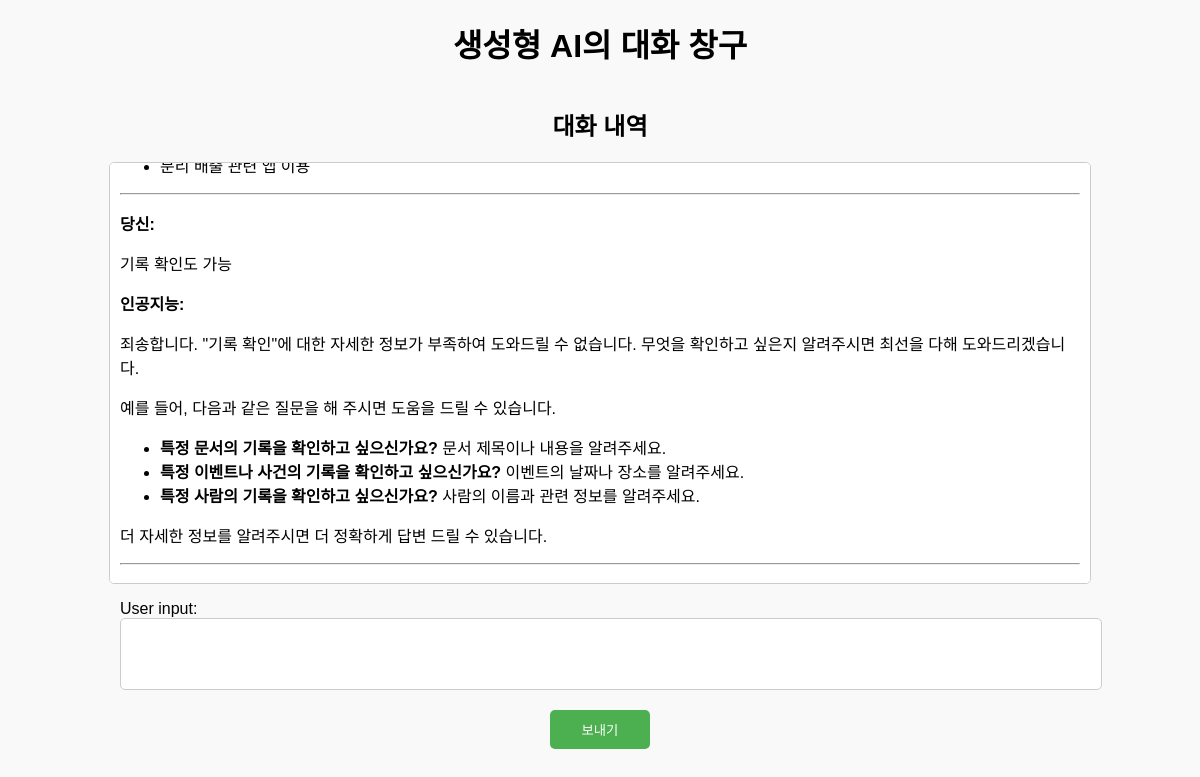
Before: /index/ with the older database file.
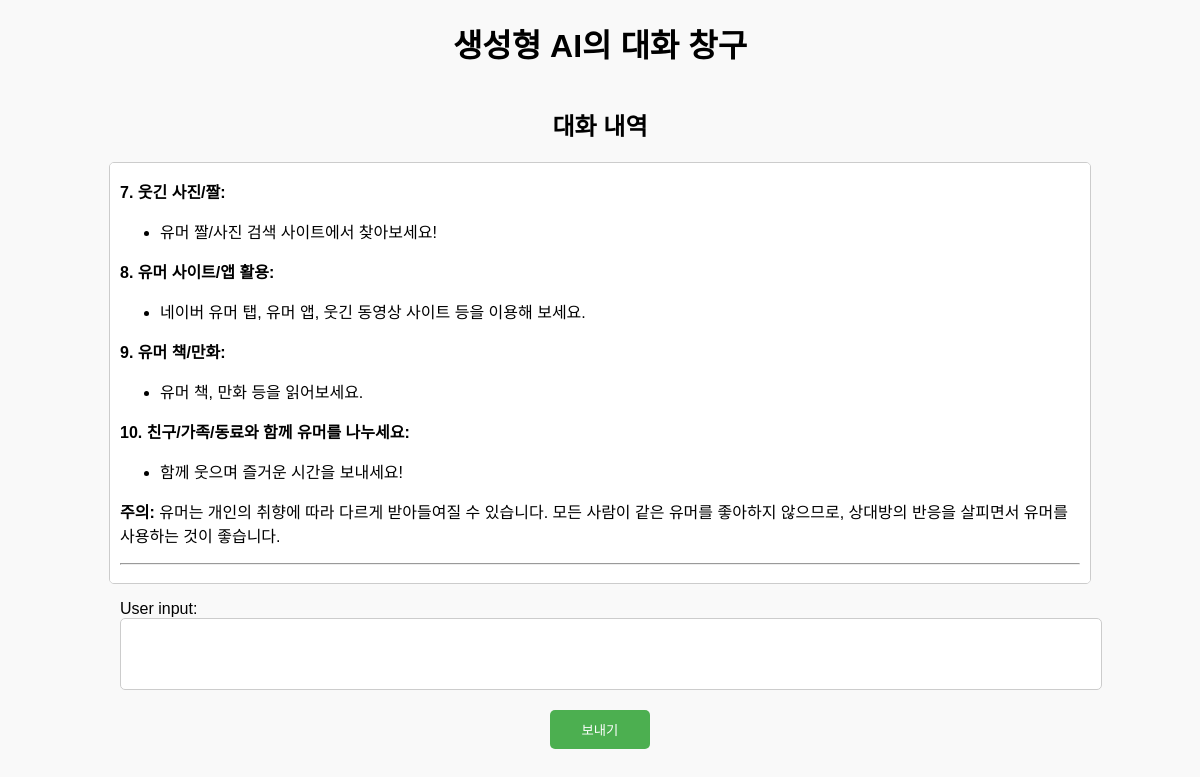
After: the same page with the newer database file.
### gptConservation/models.py (models this page shows)
class Conversation(models.Model):
    user_input = models.TextField()
    bot_response = models.TextField()
    create_date = models.DateTimeField(default=timezone.now)

### gptConservation/views.py (the view)
# urls.py: path('index/', views.index)
def index(request):
    response_text = ""
    if request.method == 'POST':
        form = UserForm(request.POST)
        if form.is_valid():
            user_input = form.cleaned_data['user_input']
            response = model.generate_content(user_input)
            response_text = response.text
            conversation = Conversation(user_input=user_input, bot_response=response_text)
            conversation.save()
            conversation_history = Conversation.objects.all()
            form = UserForm()
            return render(request, 'gptConservation/index.html', {
                'form': form,
                'conversation_history': conversation_history
            })
        else:
            return render(request, 'gptConservation/index.html', {'form': form})
    else:
        form = UserForm()
        conversation_history = Conversation.objects.all()
        return render(request, 'gptConservation/index.html', {
            'form': form,
            'conversation_history': conversation_history
        })

### gptConservation/forms.py
class UserForm(forms.ModelForm):
    class Meta:
        model = Conversation
        fields = ['user_input']

### templates/gptConservation/index.html (shortened to what this page needs)
<!DOCTYPE html>
<html lang="en">
    <head>
    </head>
<body>
    {% load markdown_deux_tags %}
    <h1>생성형 AI의 대화 창구</h1>
    <h2>대화 내역</h2>
    <div id="conversation-container">
        {% for conversation in conversation_history %}
            <p><strong>당신:</strong> {{ conversation.user_input |markdown }}</p>
            <p><strong>인공지능:</strong> {{ conversation.bot_response |markdown}}</p>
            <hr>
        {% endfor %}
    </div>
    <form method="post">
        {{ form.as_p }}
        <button type="submit">보내기</button>
    </form>
</body>
</html>

### templates/gptConservation/index.html (style rules this page uses)
body { font-family: Arial, sans-serif; background-color: #f9f9f9; margin: 0; padding: 0; display: flex; flex-direction: column; align-items: center; }
h1 { margin-top: 20px; }
form { width: 80%; margin-bottom: 20px; }
textarea { width: 100%; height: 50px; resize: none; padding: 10px; font-size: 16px; border: 1px solid #ccc; border-radius: 5px; }
button { display: block; width: 100px; padding: 10px; margin: 10px auto; background-color: #4CAF50; color: white; border: none; border-radius: 5px; cursor: pointer; }
#conversation-container { width: 80%; max-height: 400px; overflow-y: auto; border: 1px solid #ccc; padding: 10px; background-color: white; border-radius: 5px; }

Changed rows visible on the page:
no longer on this page (row unchanged): Conversation: bot_response "분리 배출 관련 앱 이용"
no longer on this page (row unchanged): Conversation: user_input "기록 확인도 가능", bot_response "죄송합니다. \"기록 확인\"에 대한 자세한 정보가 부족하여 도와드릴 수 없습니다. 무엇을 확인하고 싶은지 알려주시면 최선을 다해 도와드리겠습니다. 예를 들어, 다음과 같은 질문을 해 주시면 도움을 드릴 수 있습니다. 특정 문서의 기록을 확인하고 싶으신가요? 문서 제목이나 내용을 알려주세요. 특정 이벤트나 사건의 기록을 확인하고 싶으신가요? 이벤트의 날짜나 장소를 알려주세요. 특정 사람의 기록을 확인하고 싶으신가요? 사람의 이름과 관련 정보를 알려주세요. 더 자세한 정보를 알려주시면 더 정확하게 답변 드릴 수 있습니다."
added Conversation: bot_response "7. 웃긴 사진/짤: 유머 짤/사진 검색 사이트에서 찾아보세요! 8. 유머 사이트/앱 활용: 네이버 유머 탭, 유머 앱, 웃긴 동영상 사이트 등을 이용해 보세요. 9. 유머 책/만화: 유머 책, 만화 등을 읽어보세요. 10. 친구/가족/동료와 함께 유머를 나누세요: 함께 웃으며 즐거운 시간을 보내세요! 주의: 유머는 개인의 취향에 따라 다르게 받아들여질 수 있습니다. 모든 사람이 같은 유머를 좋아하지 않으므로, 상대방의 반응을 살피면서 유머를 사용하는 것이 좋습니다."
